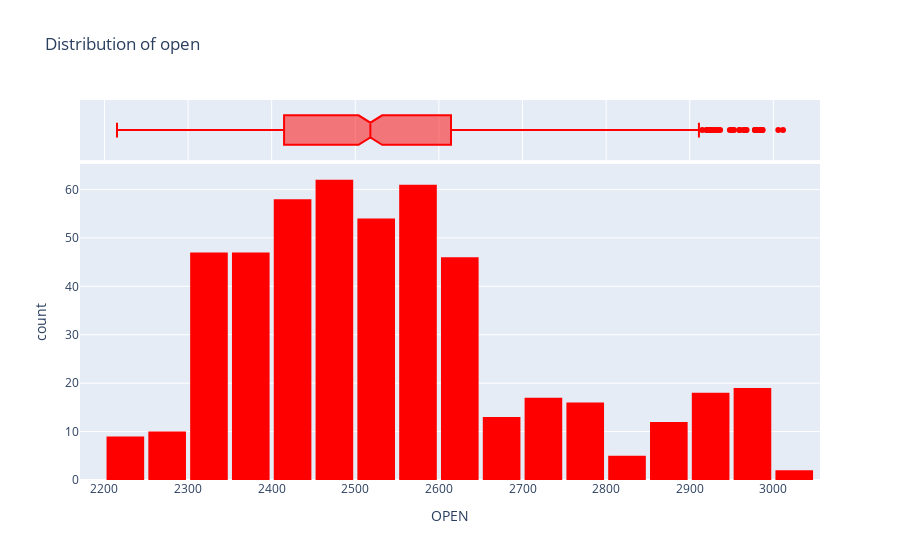

Write notebook code for a chart like this one.
### Code cell
fig = px.histogram(Reliance, 
                   x='OPEN', 
                   marginal='box', 
                   color_discrete_sequence=['red'], 
                   title='Distribution of open')
fig.update_layout(bargap=0.1)
fig.show()

### Figure 1 — Plotly figure (JSON) as saved in the notebook; plotly's stock layout.template omitted (floating-point values rounded to 4 significant figures; data arrays with more than 128 entries replaced by an {"elided": "..."} marker saying what was removed)
{"data": [{"alignmentgroup": "True", "bingroup": "x", "hovertemplate": "OPEN=%{x}<br>count=%{y}<extra></extra>", "legendgroup": "", "marker": {"color": "red", "pattern": {"shape": ""}}, "name": "", "offsetgroup": "", "orientation": "v", "showlegend": false, "type": "histogram", "x": {"elided": "496 float values"}, "xaxis": "x", "yaxis": "y"}, {"alignmentgroup": "True", "hovertemplate": "OPEN=%{x}<extra></extra>", "legendgroup": "", "marker": {"color": "red"}, "name": "", "notched": true, "offsetgroup": "", "showlegend": false, "type": "box", "x": {"elided": "496 float values"}, "xaxis": "x2", "yaxis": "y2"}], "layout": {"autosize": true, "bargap": 0.1, "barmode": "relative", "legend": {"tracegroupgap": 0}, "title": {"text": "Distribution of open"}, "xaxis": {"anchor": "y", "autorange": true, "domain": [0, 1], "range": [2171.0, 3056.0], "title": {"text": "OPEN"}, "type": "linear"}, "xaxis2": {"anchor": "y2", "autorange": true, "domain": [0, 1], "matches": "x", "range": [2171.0, 3056.0], "showgrid": true, "showticklabels": false, "type": "linear"}, "yaxis": {"anchor": "x", "autorange": true, "domain": [0, 0.8316], "range": [0, 65.26], "title": {"text": "count"}}, "yaxis2": {"anchor": "x2", "autorange": true, "domain": [0.8416, 1], "matches": "y2", "range": [-0.5, 0.5], "showgrid": false, "showline": false, "showticklabels": false, "ticks": "", "type": "category"}}}
